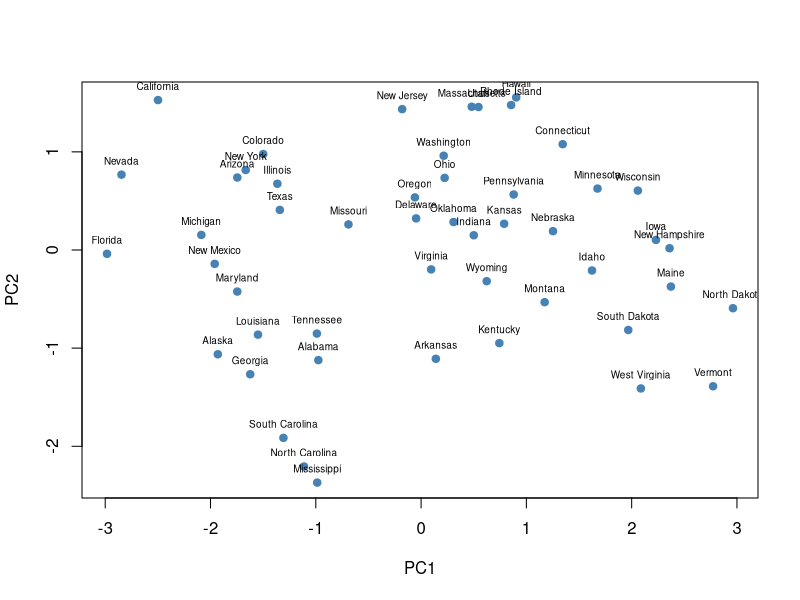

Recreate this plot in R.
# a)

data("USArrests")

datos =  USArrests

datos_centrados = datos |>  scale(center = T, scale = F) |>  as.data.frame()
lapply(datos_centrados, mean)


datos_centrados |>  head(n = 10)

#b)
matriz_covarianza = datos_centrados |>  cov() |>  as.data.frame()
lapply(datos_centrados, var)

datos_estandarizados = datos |>  scale(center = T, scale = T) |>  as.data.frame()
lapply(datos_estandarizados, var)
matriz_covarianza_estandarizada = datos_estandarizados |>  cov() |>  as.data.frame()

#c)
valores = matriz_covarianza_estandarizada |>  eigen()
valores_propios  = valores$values
vectores_propios = valores$vectors |>  as.data.frame()


#d) 
pca = datos |> prcomp(center = TRUE, scale. = TRUE)
componentes = pca[["x"]] |>  as.data.frame()

plot(x = componentes$PC1, y = componentes$PC2,
     xlab = "PC1", ylab = "PC2", pch = 19, col = "steelblue")
text(componentes$PC1, componentes$PC2, labels = rownames(datos), pos = 3, cex = 0.6)
  
